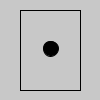
Frame 1 (no input)
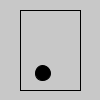
Frame 60 (the mouse pressed at the canvas centre just before this capture)
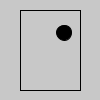
Frame 120 (the mouse held since frame 60 and released just before this capture)

The Processing sketch that drew these frames (run headless with seeded random() and noise(); from frame 60 on, the mouse is pressed at the canvas centre):

// Processing sketch: OptimusPrime_2
// ── OptimusPrime_2.pde
float posX = 50, posY = 50;
float movX = random(-3, 3), movY = random(-3, 3);
float speed = 4;
int ballSize = 15;

void setup() {
  size(100, 100);
}

void draw() {
  //clear
  background(200);

  //animate ball
  if ((posX - ballSize/2 + movX) <= 20 || (posX + ballSize/2 + movX) >= 80) {
    //collision
    movX *= -1;
  }
  if ((posY - ballSize/2 + movY) <= 10 || (posY + ballSize/2 + movY) >= 90) {
    //collision
    movY *= -1;
  }

  //move ball
  posX += movX;
  posY += movY;
  //Debug
  //println("X: " +posX + "Y: " + posY);
  

  //draw rect
  noFill();
  rect(20, 10, 60, 80);
  //draw ball
  fill(0);
  ellipse(posX, posY, ballSize, ballSize);
}
